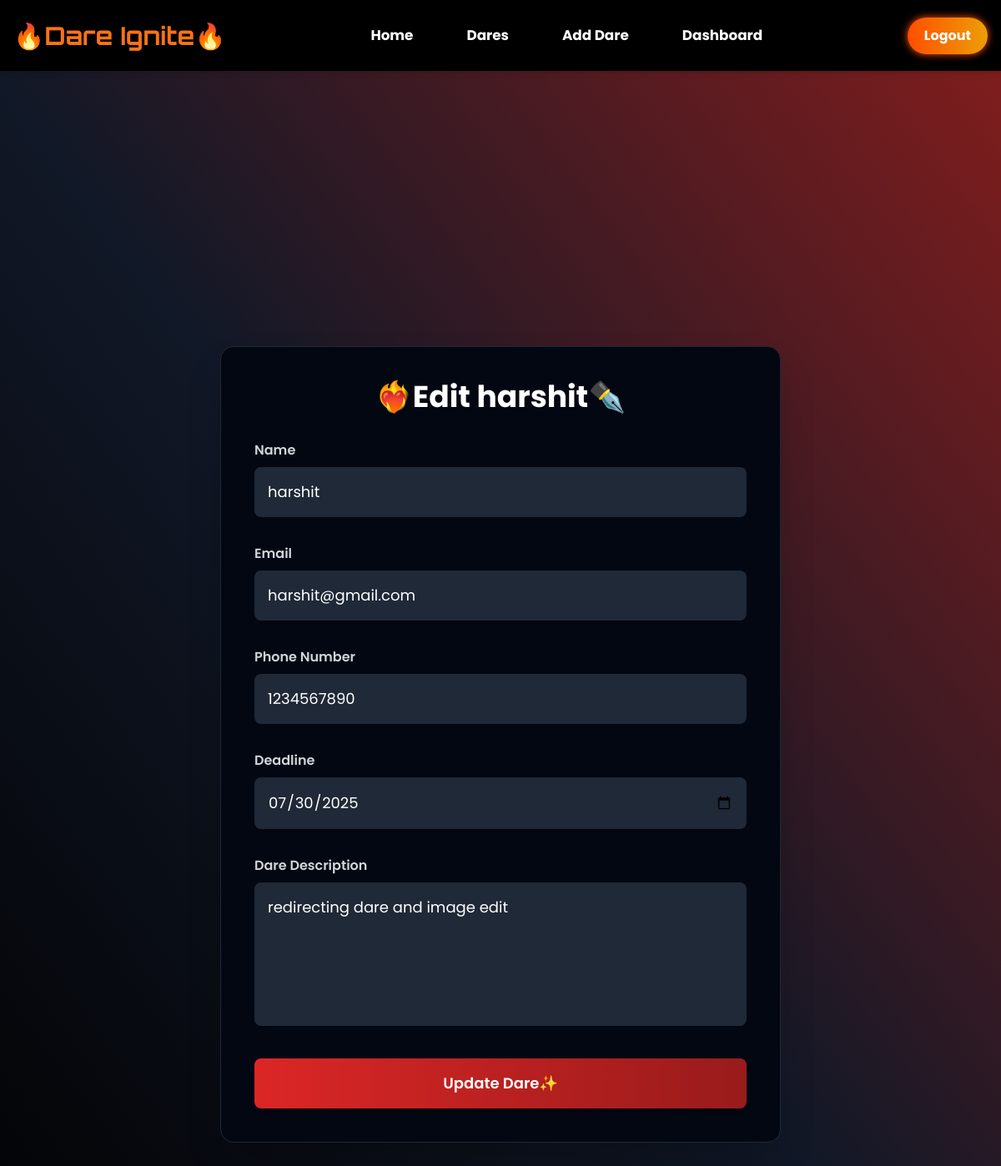
/edit_dare/16 (signed in), run on the app's committed database.
### home/models.py (models this page shows)
class DareExchange(models.Model):
    user = models.ForeignKey(User, on_delete = models.CASCADE)
    name = models.CharField(max_length=100)
    email = models.CharField(max_length=50)
    phone_number = models.CharField(max_length=10)
    deadline = models.DateField(blank = True,null = True)
    dare_image = models.ImageField(upload_to = "dare_images/", blank = True, null = True)
    is_edited = models.BooleanField(default=False)
    dare = models.TextField()

### home/views.py (the view, shortened to what this page needs)
# urls.py: path("edit_dare/<int:id>", views.edit_dare, name = "edit_dare"),
@login_required
def edit_dare(request, id):
    try:
        dare = DareExchange.objects.get(id=id, user=request.user)
    except DareExchange.DoesNotExist:
        return redirect("dares")
    parameters = {
        "dare": dare
    }
    return render(request, "home/edit_dare.html", parameters)

### templates/home/edit_dare.html (shortened to what this page needs)
{% extends 'home/base.html' %}
{% block body %}
<div class="flex items-center justify-center min-h-screen bg-gradient-to-tr from-black via-gray-900 to-red-900 p-6">
    <div class="bg-gray-950 rounded-2xl shadow-2xl p-10 max-w-2xl w-full border border-gray-800">
        <h2 class="text-4xl font-bold text-center text-white mb-8">❤️‍🔥Edit {{ dare.name }}✒️</h2>
        <form method="POST" class="space-y-8">
            <div>
                <label class="block text-gray-300 font-semibold mb-2" for="name">Name</label>
                <input type="text" id="name" name="name" required value="{{ dare.name }}"
                    class="w-full p-4 rounded-lg bg-gray-800 text-white placeholder-gray-400 focus:outline-none focus:ring-2 focus:ring-red-600 text-lg" />
            </div>
            <div>
                <label class="block text-gray-300 font-semibold mb-2" for="email">Email</label>
                <input type="email" id="email" name="email" required value="{{ dare.email }}"
                    class="w-full p-4 rounded-lg bg-gray-800 text-white placeholder-gray-400 focus:outline-none focus:ring-2 focus:ring-red-600 text-lg" />
            </div>
            <div>
                <label class="block text-gray-300 font-semibold mb-2" for="phone">Phone Number</label>
                <input type="tel" id="phone" name="phone_number" pattern="[0-9]{10}" required
                    value="{{ dare.phone_number }}"
                    class="w-full p-4 rounded-lg bg-gray-800 text-white placeholder-gray-400 focus:outline-none focus:ring-2 focus:ring-red-600 text-lg" />
            </div>
            <div>
                <label class="block text-gray-300 font-semibold mb-2" for="deadline">Deadline</label>
                <input type="date" id="deadline" name="deadline" required value="{{ dare.deadline|date:'Y-m-d' }}"
                    class="w-full p-4 rounded-lg bg-gray-800 text-white placeholder-gray-400 focus:outline-none focus:ring-2 focus:ring-red-600 text-lg" />
            </div>
            <div>
                <label class="block text-gray-300 font-semibold mb-2" for="description">Dare Description</label>
                <textarea id="description" name="dare" rows="5" required
                    class="w-full p-4 rounded-lg bg-gray-800 text-white placeholder-gray-400 focus:outline-none focus:ring-2 focus:ring-red-600 text-lg resize-none">{{ dare.dare }}</textarea>
            </div>
            <button type="submit"
                class="w-full bg-gradient-to-r from-red-600 to-red-800 hover:from-red-700 hover:to-red-900 text-white py-4 rounded-lg font-semibold text-lg shadow-md hover:shadow-xl transition duration-300">
                Update Dare✨
            </button>
        </form>
    </div>
</div>
{% endblock %}

### templates/home/base.html (style rules this page uses)
body { font-family: 'Poppins', sans-serif; }

### data on the page
DareExchange: name "harshit", email "harshit@gmail.com", phone_number "1234567890", deadline "07/30/2025", dare "redirecting dare and image edit"
